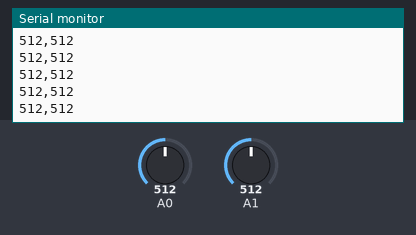
Recording of a sketch running on a simulated Arduino Uno, built with avr-gcc and run on an emulated ATmega328P. Shown: the last lines printed to the serial monitor. The test bench sets the inputs (shaded band); at power-on: A0 = 512, A1 = 512.

Above: at 1.2 s.
1.3 s: A0 set to 991
At 1.8 s:
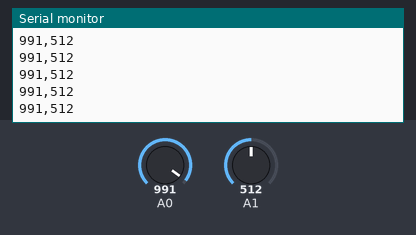
2.8 s: A0 set to 1014
At 3.6 s:
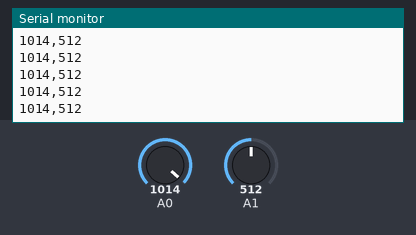
Timing chart, 0 to 5.8 s (numbered marks = the images above; inputs shaded):
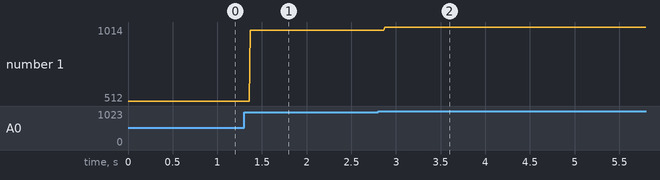

Measured:
- after the input at 1.3 s, the serial monitor: prints a new line after 0.07 s (image 1)
- after the input at 2.8 s, the serial monitor: prints a new line after 0.07 s (image 2)
- plotted number 1: 512 → 991 after the input at 1.3 s, 991 → 1014 after the input at 2.8 s

The sketch:

sketch_oct19a.ino
```cpp
void setup() {
  Serial.begin(9600);
}

void loop() {
  int pot1 = analogRead(A0);
  int pot2 = analogRead(A1);

  Serial.print(pot1);
  Serial.print(",");
  Serial.println(pot2);
  delay(1); //allows the serial port to keep up
}
```
